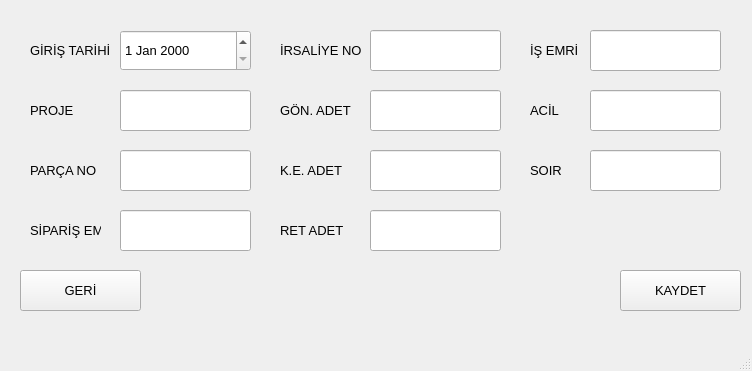
<?xml version="1.0" encoding="UTF-8"?>
<ui version="4.0">
 <class>CreateOrderPageCls</class>
 <widget class="QMainWindow" name="CreateOrderPageCls">
  <property name="geometry">
   <rect>
    <x>0</x>
    <y>0</y>
    <width>752</width>
    <height>371</height>
   </rect>
  </property>
  <property name="windowTitle">
   <string>MainWindow</string>
  </property>
  <widget class="QWidget" name="centralwidget">
   <widget class="QLabel" name="label_2">
    <property name="geometry">
     <rect>
      <x>30</x>
      <y>90</y>
      <width>51</width>
      <height>41</height>
     </rect>
    </property>
    <property name="font">
     <font>
      <pointsize>10</pointsize>
     </font>
    </property>
    <property name="text">
     <string>PROJE</string>
    </property>
   </widget>
   <widget class="QLineEdit" name="lineEditProjectName">
    <property name="geometry">
     <rect>
      <x>120</x>
      <y>90</y>
      <width>131</width>
      <height>41</height>
     </rect>
    </property>
    <property name="font">
     <font>
      <pointsize>10</pointsize>
     </font>
    </property>
    <property name="readOnly">
     <bool>false</bool>
    </property>
   </widget>
   <widget class="QLabel" name="label_3">
    <property name="geometry">
     <rect>
      <x>30</x>
      <y>150</y>
      <width>71</width>
      <height>41</height>
     </rect>
    </property>
    <property name="font">
     <font>
      <pointsize>10</pointsize>
     </font>
    </property>
    <property name="text">
     <string>PARÇA NO</string>
    </property>
   </widget>
   <widget class="QLineEdit" name="lineEditPartNumber">
    <property name="geometry">
     <rect>
      <x>120</x>
      <y>150</y>
      <width>131</width>
      <height>41</height>
     </rect>
    </property>
    <property name="font">
     <font>
      <pointsize>10</pointsize>
     </font>
    </property>
    <property name="readOnly">
     <bool>false</bool>
    </property>
   </widget>
   <widget class="QLabel" name="label_4">
    <property name="geometry">
     <rect>
      <x>30</x>
      <y>210</y>
      <width>71</width>
      <height>41</height>
     </rect>
    </property>
    <property name="font">
     <font>
      <pointsize>10</pointsize>
     </font>
    </property>
    <property name="text">
     <string>SİPARİŞ EMRİ</string>
    </property>
   </widget>
   <widget class="QLineEdit" name="lineEditPoNumber">
    <property name="geometry">
     <rect>
      <x>120</x>
      <y>210</y>
      <width>131</width>
      <height>41</height>
     </rect>
    </property>
    <property name="font">
     <font>
      <pointsize>10</pointsize>
     </font>
    </property>
    <property name="readOnly">
     <bool>false</bool>
    </property>
   </widget>
   <widget class="QLineEdit" name="lineEditSowNumber">
    <property name="geometry">
     <rect>
      <x>590</x>
      <y>30</y>
      <width>131</width>
      <height>41</height>
     </rect>
    </property>
    <property name="font">
     <font>
      <pointsize>10</pointsize>
     </font>
    </property>
    <property name="readOnly">
     <bool>false</bool>
    </property>
   </widget>
   <widget class="QLabel" name="label_5">
    <property name="geometry">
     <rect>
      <x>530</x>
      <y>30</y>
      <width>61</width>
      <height>41</height>
     </rect>
    </property>
    <property name="font">
     <font>
      <pointsize>10</pointsize>
     </font>
    </property>
    <property name="text">
     <string>İŞ EMRİ</string>
    </property>
   </widget>
   <widget class="QLineEdit" name="lineEditReceiveQuantity">
    <property name="geometry">
     <rect>
      <x>370</x>
      <y>90</y>
      <width>131</width>
      <height>41</height>
     </rect>
    </property>
    <property name="font">
     <font>
      <pointsize>10</pointsize>
     </font>
    </property>
    <property name="readOnly">
     <bool>false</bool>
    </property>
   </widget>
   <widget class="QLabel" name="label_6">
    <property name="geometry">
     <rect>
      <x>280</x>
      <y>90</y>
      <width>71</width>
      <height>41</height>
     </rect>
    </property>
    <property name="font">
     <font>
      <pointsize>10</pointsize>
     </font>
    </property>
    <property name="text">
     <string>GÖN. ADET</string>
    </property>
   </widget>
   <widget class="QLineEdit" name="lineEditAcceptedQuantity">
    <property name="geometry">
     <rect>
      <x>370</x>
      <y>150</y>
      <width>131</width>
      <height>41</height>
     </rect>
    </property>
    <property name="font">
     <font>
      <pointsize>10</pointsize>
     </font>
    </property>
    <property name="readOnly">
     <bool>false</bool>
    </property>
   </widget>
   <widget class="QLabel" name="label_7">
    <property name="geometry">
     <rect>
      <x>280</x>
      <y>150</y>
      <width>71</width>
      <height>41</height>
     </rect>
    </property>
    <property name="font">
     <font>
      <pointsize>10</pointsize>
     </font>
    </property>
    <property name="text">
     <string>K.E. ADET</string>
    </property>
   </widget>
   <widget class="QLineEdit" name="lineEditRejectedQuantity">
    <property name="geometry">
     <rect>
      <x>370</x>
      <y>210</y>
      <width>131</width>
      <height>41</height>
     </rect>
    </property>
    <property name="font">
     <font>
      <pointsize>10</pointsize>
     </font>
    </property>
    <property name="readOnly">
     <bool>false</bool>
    </property>
   </widget>
   <widget class="QLabel" name="label_8">
    <property name="geometry">
     <rect>
      <x>280</x>
      <y>210</y>
      <width>71</width>
      <height>41</height>
     </rect>
    </property>
    <property name="font">
     <font>
      <pointsize>10</pointsize>
     </font>
    </property>
    <property name="text">
     <string>RET ADET</string>
    </property>
   </widget>
   <widget class="QLineEdit" name="lineEditUrgency">
    <property name="geometry">
     <rect>
      <x>590</x>
      <y>90</y>
      <width>131</width>
      <height>41</height>
     </rect>
    </property>
    <property name="font">
     <font>
      <pointsize>10</pointsize>
     </font>
    </property>
    <property name="readOnly">
     <bool>false</bool>
    </property>
   </widget>
   <widget class="QLabel" name="label_10">
    <property name="geometry">
     <rect>
      <x>530</x>
      <y>90</y>
      <width>31</width>
      <height>41</height>
     </rect>
    </property>
    <property name="font">
     <font>
      <pointsize>10</pointsize>
     </font>
    </property>
    <property name="text">
     <string>ACİL</string>
    </property>
   </widget>
   <widget class="QLineEdit" name="lineEditSoir">
    <property name="geometry">
     <rect>
      <x>590</x>
      <y>150</y>
      <width>131</width>
      <height>41</height>
     </rect>
    </property>
    <property name="font">
     <font>
      <pointsize>10</pointsize>
     </font>
    </property>
    <property name="readOnly">
     <bool>false</bool>
    </property>
   </widget>
   <widget class="QLabel" name="label_11">
    <property name="geometry">
     <rect>
      <x>530</x>
      <y>150</y>
      <width>31</width>
      <height>41</height>
     </rect>
    </property>
    <property name="font">
     <font>
      <pointsize>10</pointsize>
     </font>
    </property>
    <property name="text">
     <string>SOIR</string>
    </property>
   </widget>
   <widget class="QDateEdit" name="dateEdit">
    <property name="geometry">
     <rect>
      <x>120</x>
      <y>30</y>
      <width>131</width>
      <height>41</height>
     </rect>
    </property>
    <property name="font">
     <font>
      <pointsize>10</pointsize>
     </font>
    </property>
   </widget>
   <widget class="QLabel" name="label_12">
    <property name="geometry">
     <rect>
      <x>30</x>
      <y>30</y>
      <width>81</width>
      <height>41</height>
     </rect>
    </property>
    <property name="font">
     <font>
      <pointsize>10</pointsize>
     </font>
    </property>
    <property name="text">
     <string>GİRİŞ TARİHİ</string>
    </property>
   </widget>
   <widget class="QPushButton" name="pushButtonSave">
    <property name="geometry">
     <rect>
      <x>620</x>
      <y>270</y>
      <width>121</width>
      <height>41</height>
     </rect>
    </property>
    <property name="font">
     <font>
      <pointsize>10</pointsize>
     </font>
    </property>
    <property name="text">
     <string>KAYDET</string>
    </property>
   </widget>
   <widget class="QPushButton" name="pushButtonReturn">
    <property name="geometry">
     <rect>
      <x>20</x>
      <y>270</y>
      <width>121</width>
      <height>41</height>
     </rect>
    </property>
    <property name="font">
     <font>
      <pointsize>10</pointsize>
     </font>
    </property>
    <property name="text">
     <string>GERİ</string>
    </property>
   </widget>
   <widget class="QLabel" name="label_9">
    <property name="geometry">
     <rect>
      <x>280</x>
      <y>30</y>
      <width>81</width>
      <height>41</height>
     </rect>
    </property>
    <property name="font">
     <font>
      <pointsize>10</pointsize>
     </font>
    </property>
    <property name="text">
     <string>İRSALİYE NO</string>
    </property>
   </widget>
   <widget class="QLineEdit" name="lineEditDispatchNo">
    <property name="geometry">
     <rect>
      <x>370</x>
      <y>30</y>
      <width>131</width>
      <height>41</height>
     </rect>
    </property>
    <property name="font">
     <font>
      <pointsize>10</pointsize>
     </font>
    </property>
    <property name="readOnly">
     <bool>false</bool>
    </property>
   </widget>
  </widget>
  <widget class="QMenuBar" name="menubar">
   <property name="geometry">
    <rect>
     <x>0</x>
     <y>0</y>
     <width>752</width>
     <height>21</height>
    </rect>
   </property>
  </widget>
  <widget class="QStatusBar" name="statusbar"/>
 </widget>
 <tabstops>
  <tabstop>dateEdit</tabstop>
  <tabstop>lineEditProjectName</tabstop>
  <tabstop>lineEditPartNumber</tabstop>
  <tabstop>lineEditPoNumber</tabstop>
  <tabstop>lineEditReceiveQuantity</tabstop>
  <tabstop>lineEditAcceptedQuantity</tabstop>
  <tabstop>lineEditRejectedQuantity</tabstop>
  <tabstop>lineEditSowNumber</tabstop>
  <tabstop>lineEditUrgency</tabstop>
  <tabstop>lineEditSoir</tabstop>
  <tabstop>pushButtonSave</tabstop>
  <tabstop>pushButtonReturn</tabstop>
 </tabstops>
 <resources/>
 <connections/>
</ui>
